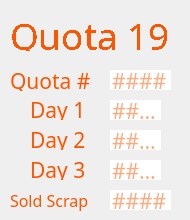
     <widget class="QWidget" name="page_19">
      <widget class="QLabel" name="label_115">
       <property name="geometry">
        <rect>
         <x>30</x>
         <y>100</y>
         <width>61</width>
         <height>20</height>
        </rect>
       </property>
       <property name="font">
        <font>
         <family>IBM 3270</family>
         <pointsize>16</pointsize>
        </font>
       </property>
       <property name="styleSheet">
        <string notr="true">color: rgb(253, 85, 0);
border: none;</string>
       </property>
       <property name="text">
        <string>Day 1</string>
       </property>
      </widget>
      <widget class="QLabel" name="label_116">
       <property name="geometry">
        <rect>
         <x>30</x>
         <y>130</y>
         <width>61</width>
         <height>20</height>
        </rect>
       </property>
       <property name="font">
        <font>
         <family>IBM 3270</family>
         <pointsize>16</pointsize>
        </font>
       </property>
       <property name="styleSheet">
        <string notr="true">color: rgb(253, 85, 0);
border: none;</string>
       </property>
       <property name="text">
        <string>Day 2</string>
       </property>
      </widget>
      <widget class="QLabel" name="label_117">
       <property name="geometry">
        <rect>
         <x>30</x>
         <y>160</y>
         <width>61</width>
         <height>20</height>
        </rect>
       </property>
       <property name="font">
        <font>
         <family>IBM 3270</family>
         <pointsize>16</pointsize>
        </font>
       </property>
       <property name="styleSheet">
        <string notr="true">color: rgb(253, 85, 0);
border: none;</string>
       </property>
       <property name="text">
        <string>Day 3</string>
       </property>
      </widget>
      <widget class="QLineEdit" name="q19d2">
       <property name="geometry">
        <rect>
         <x>110</x>
         <y>130</y>
         <width>51</width>
         <height>20</height>
        </rect>
       </property>
       <property name="font">
        <font>
         <family>IBM 3270</family>
         <pointsize>16</pointsize>
        </font>
       </property>
       <property name="styleSheet">
        <string notr="true">color: rgb(253, 85, 0);
border: none;</string>
       </property>
       <property name="maxLength">
        <number>4</number>
       </property>
       <property name="placeholderText">
        <string>####</string>
       </property>
      </widget>
      <widget class="QLineEdit" name="q19d3">
       <property name="geometry">
        <rect>
         <x>110</x>
         <y>160</y>
         <width>51</width>
         <height>20</height>
        </rect>
       </property>
       <property name="font">
        <font>
         <family>IBM 3270</family>
         <pointsize>16</pointsize>
        </font>
       </property>
       <property name="styleSheet">
        <string notr="true">color: rgb(253, 85, 0);
border: none;</string>
       </property>
       <property name="maxLength">
        <number>4</number>
       </property>
       <property name="placeholderText">
        <string>####</string>
       </property>
      </widget>
      <widget class="QLineEdit" name="q19d1">
       <property name="geometry">
        <rect>
         <x>110</x>
         <y>100</y>
         <width>51</width>
         <height>20</height>
        </rect>
       </property>
       <property name="font">
        <font>
         <family>IBM 3270</family>
         <pointsize>16</pointsize>
         <weight>50</weight>
         <bold>false</bold>
        </font>
       </property>
       <property name="styleSheet">
        <string notr="true">color: rgb(253, 85, 0);
border: none;</string>
       </property>
       <property name="inputMethodHints">
        <set>Qt::ImhNone</set>
       </property>
       <property name="text">
        <string/>
       </property>
       <property name="maxLength">
        <number>4</number>
       </property>
       <property name="readOnly">
        <bool>false</bool>
       </property>
       <property name="placeholderText">
        <string>####</string>
       </property>
      </widget>
      <widget class="QLabel" name="label_118">
       <property name="geometry">
        <rect>
         <x>10</x>
         <y>70</y>
         <width>81</width>
         <height>21</height>
        </rect>
       </property>
       <property name="font">
        <font>
         <family>IBM 3270</family>
         <pointsize>16</pointsize>
        </font>
       </property>
       <property name="styleSheet">
        <string notr="true">color: rgb(253, 85, 0);</string>
       </property>
       <property name="text">
        <string>Quota #</string>
       </property>
      </widget>
      <widget class="QLabel" name="label_119">
       <property name="geometry">
        <rect>
         <x>10</x>
         <y>10</y>
         <width>171</width>
         <height>41</height>
        </rect>
       </property>
       <property name="sizePolicy">
        <sizepolicy hsizetype="Fixed" vsizetype="Fixed">
         <horstretch>0</horstretch>
         <verstretch>0</verstretch>
        </sizepolicy>
       </property>
       <property name="font">
        <font>
         <family>IBM 3270</family>
         <pointsize>24</pointsize>
         <weight>50</weight>
         <italic>false</italic>
         <bold>false</bold>
         <stylestrategy>NoAntialias</stylestrategy>
        </font>
       </property>
       <property name="styleSheet">
        <string notr="true">font: 24pt &quot;IBM 3270&quot;;
color: rgb(253, 85, 0);</string>
       </property>
       <property name="text">
        <string>&lt;html&gt;&lt;head/&gt;&lt;body&gt;&lt;p&gt;&lt;span style=&quot; font-size:28pt;&quot;&gt;Quota 19&lt;/span&gt;&lt;/p&gt;&lt;/body&gt;&lt;/html&gt;</string>
       </property>
      </widget>
      <widget class="QLineEdit" name="q19">
       <property name="geometry">
        <rect>
         <x>110</x>
         <y>70</y>
         <width>61</width>
         <height>20</height>
        </rect>
       </property>
       <property name="font">
        <font>
         <family>IBM 3270</family>
         <pointsize>16</pointsize>
        </font>
       </property>
       <property name="styleSheet">
        <string notr="true">color: rgb(253, 85, 0);
border: none;</string>
       </property>
       <property name="text">
        <string/>
       </property>
       <property name="maxLength">
        <number>5</number>
       </property>
       <property name="readOnly">
        <bool>false</bool>
       </property>
       <property name="placeholderText">
        <string>####</string>
       </property>
      </widget>
      <widget class="QLabel" name="label_120">
       <property name="geometry">
        <rect>
         <x>10</x>
         <y>190</y>
         <width>91</width>
         <height>21</height>
        </rect>
       </property>
       <property name="font">
        <font>
         <family>IBM 3270</family>
         <pointsize>12</pointsize>
        </font>
       </property>
       <property name="styleSheet">
        <string notr="true">color: rgb(253, 85, 0);
border: none;</string>
       </property>
       <property name="text">
        <string>Sold Scrap</string>
       </property>
      </widget>
      <widget class="QLineEdit" name="q19sold">
       <property name="geometry">
        <rect>
         <x>110</x>
         <y>190</y>
         <width>61</width>
         <height>20</height>
        </rect>
       </property>
       <property name="font">
        <font>
         <family>IBM 3270</family>
         <pointsize>16</pointsize>
        </font>
       </property>
       <property name="styleSheet">
        <string notr="true">color: rgb(253, 85, 0);
border: none;</string>
       </property>
       <property name="maxLength">
        <number>5</number>
       </property>
       <property name="placeholderText">
        <string>####</string>
       </property>
      </widget>
     </widget>
